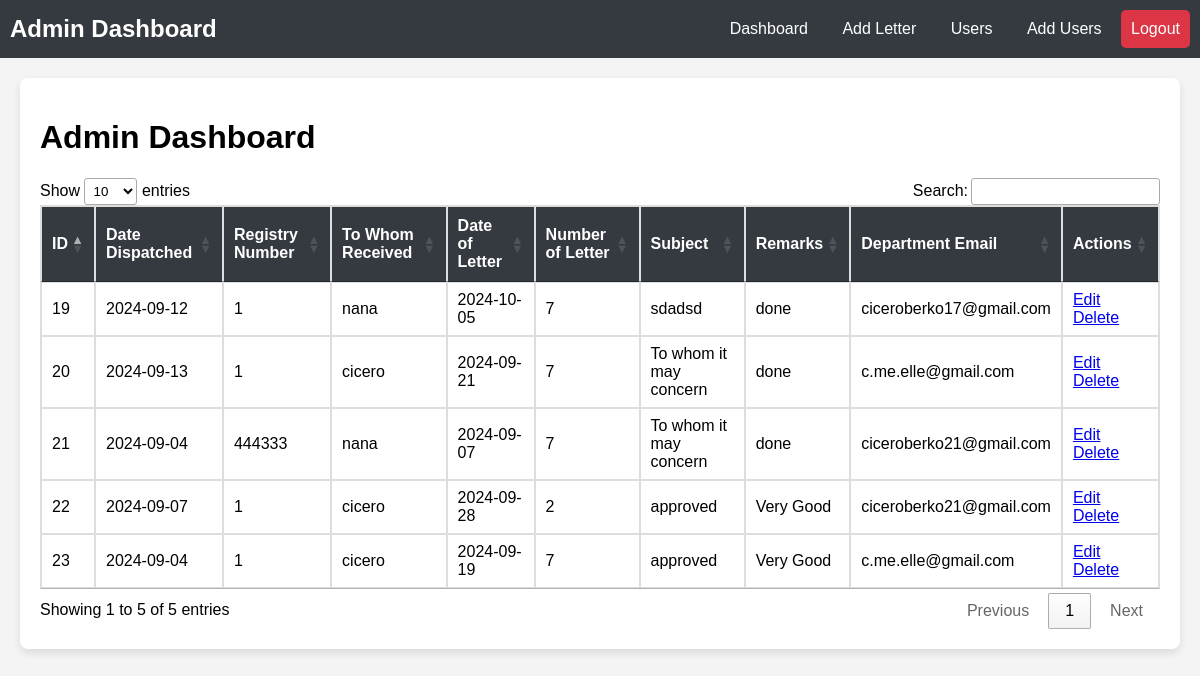
/dashboard.php (signed in), run on the app's committed database.
### tables this page shows
CREATE TABLE `letters` (
  `id` int(11) NOT NULL,
  `date_of_dispatched` date NOT NULL,
  `registry_number` varchar(255) NOT NULL,
  `to_whom_received` varchar(255) NOT NULL,
  `date_of_letter` date NOT NULL,
  `number_of_letter` varchar(255) NOT NULL,
  `subject` text NOT NULL,
  `remarks` text NOT NULL,
  `department_email` varchar(255) NOT NULL
);

### dashboard.php (the view, shortened to what this page needs)
<?php
$host = 'localhost';
$db = 'dispatch';
$user = 'root';
$pass = '';
$dsn = "mysql:host=$host;dbname=$db;charset=utf8mb4";
$options = [PDO::ATTR_ERRMODE => PDO::ERRMODE_EXCEPTION];
try {
    $pdo = new PDO($dsn, $user, $pass, $options);
} catch (PDOException $e) {
    die("Connection failed: " . $e->getMessage());
}
$search = '';
$sortColumn = 'date_of_dispatched';
$sortOrder = 'ASC';
$sql = "SELECT * FROM letters WHERE
        date_of_dispatched LIKE :search OR
        registry_number LIKE :search OR
        to_whom_received LIKE :search OR
        subject LIKE :search
        ORDER BY $sortColumn $sortOrder";
$stmt = $pdo->prepare($sql);
$stmt->execute(['search' => "%$search%"]);
?>
<!DOCTYPE html>
<html lang="en">
<head>
    <link rel="stylesheet" href="https://cdn.datatables.net/1.13.1/css/jquery.dataTables.min.css">
</head>
<body>
    <div class="navbar">
        <h1>Admin Dashboard</h1>
        <div>
            <a href="dashboard.php">Dashboard</a>
            <a href="submit_letter.php">Add Letter</a>
            <a href="users.php">Users</a>
            <a href="add_user.php">Add Users</a>
            <form method="POST" style="display: inline;">
                <button class="logout-button" name="logout">Logout</button>
            </form>
        </div>
    </div>
    <div class="content">
        <div class="container">
            <h1>Admin Dashboard</h1>
            <table id="lettersTable">
                <thead>
                    <tr>
                        <th>ID</th>
                        <th>Date Dispatched</th>
                        <th>Registry Number</th>
                        <th>To Whom Received</th>
                        <th>Date of Letter</th>
                        <th>Number of Letter</th>
                        <th>Subject</th>
                        <th>Remarks</th>
                        <th>Department Email</th>
                        <th>Actions</th>
                    </tr>
                </thead>
                <tbody>
                    <?php while ($row = $stmt->fetch(PDO::FETCH_ASSOC)) : ?>
                        <tr>
                            <td><?= htmlspecialchars($row['id']); ?></td>
                            <td><?= htmlspecialchars($row['date_of_dispatched']); ?></td>
                            <td><?= htmlspecialchars($row['registry_number']); ?></td>
                            <td><?= htmlspecialchars($row['to_whom_received']); ?></td>
                            <td><?= htmlspecialchars($row['date_of_letter']); ?></td>
                            <td><?= htmlspecialchars($row['number_of_letter']); ?></td>
                            <td><?= htmlspecialchars($row['subject']); ?></td>
                            <td><?= htmlspecialchars($row['remarks']); ?></td>
                            <td><?= htmlspecialchars($row['department_email']); ?></td>
                            <td>
                                <a class="action-links" href="edit_letter.php?id=<?= htmlspecialchars($row['id']); ?>">Edit</a>
                                <a class="action-links" href="delete_letter.php?id=<?= htmlspecialchars($row['id']); ?>" onclick="return confirm('Are you sure you want to delete this letter?');">Delete</a>
                            </td>
                        </tr>
                    <?php endwhile; ?>
                </tbody>
            </table>
        </div>
    </div>
</body>
</html>

### dashboard.php (style rules this page uses)
body { font-family: Arial, sans-serif; margin: 0; padding: 0; background: #f4f4f4; }
.navbar { background-color: #343a40; color: #fff; padding: 10px; display: flex; justify-content: space-between; align-items: center; }
.navbar h1 { margin: 0; font-size: 24px; }
.navbar a { color: #fff; text-decoration: none; padding: 10px; margin: 0 5px; border-radius: 5px; transition: background-color 0.3s; }
.navbar .logout-button { background-color: #dc3545; border: none; color: #fff; padding: 10px; cursor: pointer; border-radius: 5px; font-size: 16px; }
.content { padding: 20px; }
.container { max-width: 1200px; margin: 0 auto; background: #fff; padding: 20px; border-radius: 8px; box-shadow: 0 4px 8px rgba(0, 0, 0, 0.1); }
table { width: 100%; border-collapse: collapse; margin: 20px 0; }
table, th, td { border: 1px solid #ddd; }
th, td { padding: 12px; text-align: left; }
th { background-color: #343a40; color: #fff; }

### data on the page
letters: id "21", date_of_dispatched "2024-09-04", registry_number "444333", to_whom_received "nana", date_of_letter "2024-09-07", number_of_letter "7", subject "To whom it may concern", remarks "done", department_email "ciceroberko21@gmail.com"
letters: id "23", date_of_dispatched "2024-09-04", registry_number "1", to_whom_received "cicero", date_of_letter "2024-09-19", number_of_letter "7", subject "approved", remarks "Very Good", department_email "c.me.elle@gmail.com"
letters: id "22", date_of_dispatched "2024-09-07", registry_number "1", to_whom_received "cicero", date_of_letter "2024-09-28", number_of_letter "2", subject "approved", remarks "Very Good", department_email "ciceroberko21@gmail.com"
letters: id "19", date_of_dispatched "2024-09-12", registry_number "1", to_whom_received "nana", date_of_letter "2024-10-05", number_of_letter "7", subject "sdadsd", remarks "done", department_email "ciceroberko17@gmail.com"
letters: id "20", date_of_dispatched "2024-09-13", registry_number "1", to_whom_received "cicero", date_of_letter "2024-09-21", number_of_letter "7", subject "To whom it may concern", remarks "done", department_email "c.me.elle@gmail.com"
